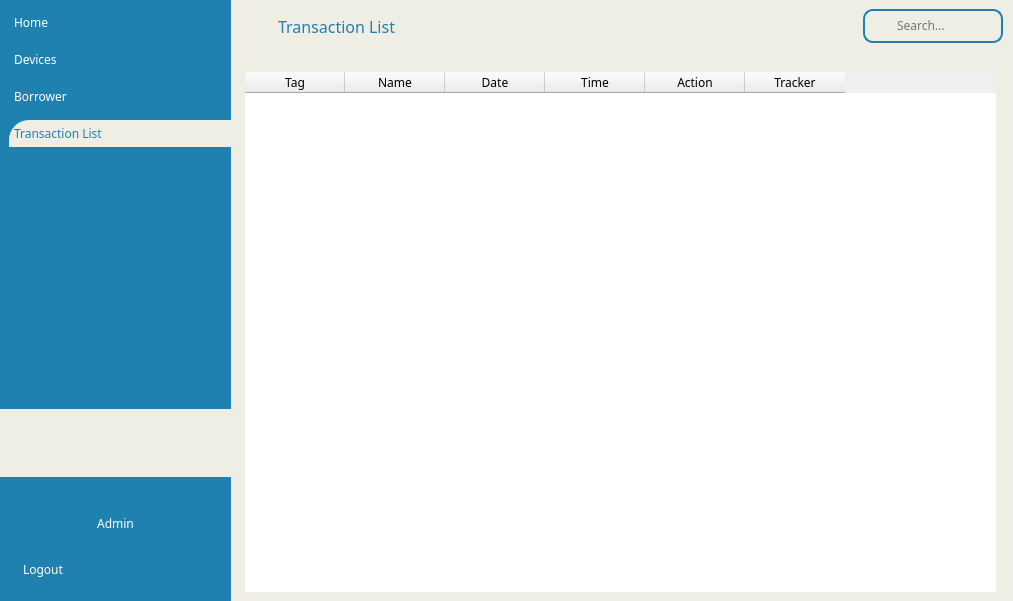
<?xml version="1.0" encoding="UTF-8"?>
<ui version="4.0">
 <class>MainWindow</class>
 <widget class="QMainWindow" name="MainWindow">
  <property name="geometry">
   <rect>
    <x>0</x>
    <y>0</y>
    <width>1013</width>
    <height>601</height>
   </rect>
  </property>
  <property name="windowTitle">
   <string>MainWindow</string>
  </property>
  <widget class="QWidget" name="centralwidget">
   <property name="styleSheet">
    <string notr="true">*{
	color:#000;
	border:none;
}
#centralwidget{
	background-color:#eeeee4;
}
#profileacc_4,#sidenav_4{
	background-color:#1e81b0;
}
QLineEdit{
	background:transparent;
}
QPushButton{
	background: transparent;
	border: none;
}
#searchFrame_3{
	border-radius:10px;
	border:2px solid #1e81b0;
}
#appHeadear_4{
	color:#1e81b0
}
#card1, #card2, #card3, #card4, #frame_6{
	background-color:#cbe4e8;
	border-radius:10px;
}
#equipment{
	border-radius:10px;
	border:2px solid #1e81b0;
}

#borrower{
	border-radius:10px;
	border:2px solid #1e81b0;
}

#time{
	border-radius:10px;
	border:2px solid #1e81b0;
}

#date{
	border-radius:10px;
	border:2px solid #1e81b0;
}

#viewmoreBtn{
	border-radius:5px;
	border:2px solid #1e81b0;
	background-color:#cbe4e8;
}

#transactlist_4{
	background-color:#eeeee4;
	padding:5px;
	text-align: left;
	border-top-left-radius: 20px;
}

#equip_4{
	padding:5px;
	text-align: left;
	border:none
}

#borrower_4{
	padding:5px;
	text-align: left;
	border:none
}

#home_4{
	padding:5px;
	text-align: left;
	border:none
	
}
#equip_4{
	padding:5px;
	text-align: left;
	border:none
	
}

#myprofile_4{
	padding:5px;
	text-align: left;
	border:none
	
}

#logout_4{
	padding:5px;
	text-align: left;
	border:none
	
}


#transactlist_4{
	color:#1e81b0;
	border:none
}

#home_4, #borrower_4, #equip_4, #logout_4, #myprofile_4, #label_4{
	color:#ffffff;
	border:none
}


</string>
   </property>
   <widget class="QWidget" name="leftMenu" native="true">
    <property name="geometry">
     <rect>
      <x>0</x>
      <y>0</y>
      <width>231</width>
      <height>601</height>
     </rect>
    </property>
    <layout class="QVBoxLayout" name="verticalLayout_12">
     <property name="spacing">
      <number>0</number>
     </property>
     <property name="leftMargin">
      <number>0</number>
     </property>
     <property name="topMargin">
      <number>0</number>
     </property>
     <property name="rightMargin">
      <number>0</number>
     </property>
     <property name="bottomMargin">
      <number>0</number>
     </property>
     <item alignment="Qt::AlignTop">
      <widget class="QFrame" name="sidenav_4">
       <property name="font">
        <font>
         <family>Gill Sans Ultra Bold</family>
        </font>
       </property>
       <property name="frameShape">
        <enum>QFrame::StyledPanel</enum>
       </property>
       <property name="frameShadow">
        <enum>QFrame::Raised</enum>
       </property>
       <layout class="QVBoxLayout" name="verticalLayout_20">
        <property name="spacing">
         <number>10</number>
        </property>
        <property name="rightMargin">
         <number>0</number>
        </property>
        <property name="bottomMargin">
         <number>262</number>
        </property>
        <item>
         <widget class="QPushButton" name="home_4">
          <property name="font">
           <font>
            <family>Cantarell Extra Bold</family>
           </font>
          </property>
          <property name="text">
           <string>Home</string>
          </property>
          <property name="icon">
           <iconset>
            <normaloff>:/whiteIcons/icons/whiteIcons/home.svg</normaloff>:/whiteIcons/icons/whiteIcons/home.svg</iconset>
          </property>
          <property name="iconSize">
           <size>
            <width>20</width>
            <height>20</height>
           </size>
          </property>
          <property name="autoDefault">
           <bool>true</bool>
          </property>
          <property name="flat">
           <bool>false</bool>
          </property>
         </widget>
        </item>
        <item>
         <widget class="QPushButton" name="equip_4">
          <property name="font">
           <font>
            <family>Cantarell Extra Bold</family>
           </font>
          </property>
          <property name="text">
           <string>Devices</string>
          </property>
          <property name="icon">
           <iconset>
            <normaloff>:/whiteIcons/icons/whiteIcons/hard-drive.svg</normaloff>:/whiteIcons/icons/whiteIcons/hard-drive.svg</iconset>
          </property>
          <property name="iconSize">
           <size>
            <width>20</width>
            <height>20</height>
           </size>
          </property>
          <property name="autoDefault">
           <bool>true</bool>
          </property>
          <property name="flat">
           <bool>false</bool>
          </property>
         </widget>
        </item>
        <item>
         <widget class="QPushButton" name="borrower_4">
          <property name="font">
           <font>
            <family>Cantarell Extra Bold</family>
           </font>
          </property>
          <property name="text">
           <string>Borrower</string>
          </property>
          <property name="icon">
           <iconset>
            <normaloff>:/whiteIcons/icons/whiteIcons/users.svg</normaloff>:/whiteIcons/icons/whiteIcons/users.svg</iconset>
          </property>
          <property name="iconSize">
           <size>
            <width>20</width>
            <height>20</height>
           </size>
          </property>
          <property name="autoDefault">
           <bool>true</bool>
          </property>
          <property name="flat">
           <bool>false</bool>
          </property>
         </widget>
        </item>
        <item>
         <widget class="QPushButton" name="transactlist_4">
          <property name="font">
           <font>
            <family>Cantarell Extra Bold</family>
           </font>
          </property>
          <property name="text">
           <string>Transaction List</string>
          </property>
          <property name="icon">
           <iconset>
            <normaloff>:/blueIcons/icons/blueIcons/list.svg</normaloff>:/blueIcons/icons/blueIcons/list.svg</iconset>
          </property>
          <property name="iconSize">
           <size>
            <width>20</width>
            <height>20</height>
           </size>
          </property>
          <property name="autoDefault">
           <bool>true</bool>
          </property>
          <property name="flat">
           <bool>false</bool>
          </property>
         </widget>
        </item>
       </layout>
      </widget>
     </item>
     <item alignment="Qt::AlignBottom">
      <widget class="QFrame" name="profileacc_4">
       <property name="frameShape">
        <enum>QFrame::StyledPanel</enum>
       </property>
       <property name="frameShadow">
        <enum>QFrame::Raised</enum>
       </property>
       <layout class="QVBoxLayout" name="verticalLayout_21">
        <item>
         <widget class="QWidget" name="widget_12" native="true">
          <property name="sizePolicy">
           <sizepolicy hsizetype="Preferred" vsizetype="Preferred">
            <horstretch>0</horstretch>
            <verstretch>0</verstretch>
           </sizepolicy>
          </property>
          <layout class="QVBoxLayout" name="verticalLayout_22">
           <item>
            <widget class="QPushButton" name="pushButton_9">
             <property name="text">
              <string/>
             </property>
             <property name="icon">
              <iconset>
               <normaloff>:/whiteIcons/icons/whiteIcons/user.svg</normaloff>:/whiteIcons/icons/whiteIcons/user.svg</iconset>
             </property>
             <property name="iconSize">
              <size>
               <width>30</width>
               <height>30</height>
              </size>
             </property>
            </widget>
           </item>
           <item>
            <widget class="QLabel" name="label_4">
             <property name="font">
              <font>
               <family>Cantarell Extra Bold</family>
              </font>
             </property>
             <property name="text">
              <string>Admin</string>
             </property>
             <property name="alignment">
              <set>Qt::AlignCenter</set>
             </property>
            </widget>
           </item>
          </layout>
         </widget>
        </item>
        <item>
         <widget class="QFrame" name="frame_10">
          <property name="sizePolicy">
           <sizepolicy hsizetype="Preferred" vsizetype="Preferred">
            <horstretch>0</horstretch>
            <verstretch>0</verstretch>
           </sizepolicy>
          </property>
          <property name="frameShape">
           <enum>QFrame::StyledPanel</enum>
          </property>
          <property name="frameShadow">
           <enum>QFrame::Raised</enum>
          </property>
          <layout class="QVBoxLayout" name="verticalLayout_23">
           <item>
            <widget class="QPushButton" name="logout_4">
             <property name="font">
              <font>
               <family>Cantarell Extra Bold</family>
              </font>
             </property>
             <property name="text">
              <string>Logout</string>
             </property>
             <property name="icon">
              <iconset>
               <normaloff>:/whiteIcons/icons/whiteIcons/log-out.svg</normaloff>:/whiteIcons/icons/whiteIcons/log-out.svg</iconset>
             </property>
             <property name="iconSize">
              <size>
               <width>20</width>
               <height>20</height>
              </size>
             </property>
             <property name="autoDefault">
              <bool>true</bool>
             </property>
             <property name="flat">
              <bool>false</bool>
             </property>
            </widget>
           </item>
          </layout>
         </widget>
        </item>
       </layout>
      </widget>
     </item>
    </layout>
   </widget>
   <widget class="QWidget" name="mainBody" native="true">
    <property name="geometry">
     <rect>
      <x>231</x>
      <y>0</y>
      <width>781</width>
      <height>601</height>
     </rect>
    </property>
    <layout class="QVBoxLayout" name="verticalLayout_3">
     <property name="spacing">
      <number>0</number>
     </property>
     <property name="leftMargin">
      <number>0</number>
     </property>
     <property name="topMargin">
      <number>0</number>
     </property>
     <property name="rightMargin">
      <number>0</number>
     </property>
     <property name="bottomMargin">
      <number>0</number>
     </property>
     <item>
      <widget class="QWidget" name="headerFrame_3" native="true">
       <layout class="QHBoxLayout" name="horizontalLayout_11">
        <property name="spacing">
         <number>0</number>
        </property>
        <property name="leftMargin">
         <number>0</number>
        </property>
        <property name="topMargin">
         <number>0</number>
        </property>
        <property name="rightMargin">
         <number>0</number>
        </property>
        <property name="bottomMargin">
         <number>10</number>
        </property>
        <item alignment="Qt::AlignLeft">
         <widget class="QWidget" name="widget_9" native="true">
          <layout class="QHBoxLayout" name="horizontalLayout_12">
           <item>
            <widget class="QPushButton" name="menuBtn_3">
             <property name="text">
              <string/>
             </property>
             <property name="icon">
              <iconset>
               <normaloff>:/blueIcons/icons/blueIcons/list.svg</normaloff>:/blueIcons/icons/blueIcons/list.svg</iconset>
             </property>
             <property name="iconSize">
              <size>
               <width>24</width>
               <height>24</height>
              </size>
             </property>
            </widget>
           </item>
           <item>
            <widget class="QLabel" name="appHeadear_4">
             <property name="font">
              <font>
               <family>Cantarell Extra Bold</family>
               <pointsize>12</pointsize>
               <weight>50</weight>
               <bold>false</bold>
              </font>
             </property>
             <property name="text">
              <string>Transaction List</string>
             </property>
            </widget>
           </item>
          </layout>
         </widget>
        </item>
        <item alignment="Qt::AlignRight">
         <widget class="QWidget" name="widget_10" native="true">
          <layout class="QHBoxLayout" name="horizontalLayout_13">
           <item alignment="Qt::AlignTop">
            <widget class="QFrame" name="searchFrame_3">
             <property name="minimumSize">
              <size>
               <width>140</width>
               <height>0</height>
              </size>
             </property>
             <property name="frameShape">
              <enum>QFrame::StyledPanel</enum>
             </property>
             <property name="frameShadow">
              <enum>QFrame::Raised</enum>
             </property>
             <layout class="QHBoxLayout" name="horizontalLayout_14">
              <property name="spacing">
               <number>0</number>
              </property>
              <property name="leftMargin">
               <number>0</number>
              </property>
              <property name="topMargin">
               <number>0</number>
              </property>
              <property name="rightMargin">
               <number>0</number>
              </property>
              <property name="bottomMargin">
               <number>0</number>
              </property>
              <item>
               <widget class="QLabel" name="label_5">
                <property name="minimumSize">
                 <size>
                  <width>30</width>
                  <height>30</height>
                 </size>
                </property>
                <property name="maximumSize">
                 <size>
                  <width>30</width>
                  <height>30</height>
                 </size>
                </property>
                <property name="text">
                 <string/>
                </property>
                <property name="pixmap">
                 <pixmap>:/blueIcons/icons/blueIcons/search.svg</pixmap>
                </property>
                <property name="scaledContents">
                 <bool>false</bool>
                </property>
               </widget>
              </item>
              <item>
               <widget class="QLineEdit" name="search">
                <property name="font">
                 <font>
                  <family>Gill Sans Ultra Bold Condensed</family>
                 </font>
                </property>
                <property name="placeholderText">
                 <string>Search...</string>
                </property>
               </widget>
              </item>
             </layout>
            </widget>
           </item>
          </layout>
         </widget>
        </item>
       </layout>
      </widget>
     </item>
     <item>
      <widget class="QWidget" name="mainFrame_3" native="true">
       <property name="sizePolicy">
        <sizepolicy hsizetype="Preferred" vsizetype="Expanding">
         <horstretch>0</horstretch>
         <verstretch>0</verstretch>
        </sizepolicy>
       </property>
       <layout class="QHBoxLayout" name="horizontalLayout_15">
        <item>
         <widget class="QFrame" name="frame_3">
          <property name="frameShape">
           <enum>QFrame::StyledPanel</enum>
          </property>
          <property name="frameShadow">
           <enum>QFrame::Raised</enum>
          </property>
          <widget class="QTableWidget" name="transactTable">
           <property name="geometry">
            <rect>
             <x>5</x>
             <y>1</y>
             <width>751</width>
             <height>521</height>
            </rect>
           </property>
           <property name="font">
            <font>
             <family>Sans Serif</family>
            </font>
           </property>
           <column>
            <property name="text">
             <string>Tag</string>
            </property>
            <property name="font">
             <font>
              <family>Cantarell Extra Bold</family>
             </font>
            </property>
           </column>
           <column>
            <property name="text">
             <string>Name</string>
            </property>
            <property name="font">
             <font>
              <family>Cantarell Extra Bold</family>
             </font>
            </property>
           </column>
           <column>
            <property name="text">
             <string>Date</string>
            </property>
            <property name="font">
             <font>
              <family>Cantarell Extra Bold</family>
             </font>
            </property>
           </column>
           <column>
            <property name="text">
             <string>Time</string>
            </property>
            <property name="font">
             <font>
              <family>Cantarell Extra Bold</family>
             </font>
            </property>
           </column>
           <column>
            <property name="text">
             <string>Action</string>
            </property>
            <property name="font">
             <font>
              <family>Cantarell Extra Bold</family>
             </font>
            </property>
           </column>
           <column>
            <property name="text">
             <string>Tracker</string>
            </property>
            <property name="font">
             <font>
              <family>Cantarell Extra Bold</family>
             </font>
            </property>
           </column>
          </widget>
         </widget>
        </item>
       </layout>
      </widget>
     </item>
    </layout>
   </widget>
  </widget>
 </widget>
 <resources>
  <include location="resources.qrc"/>
  <include location="C:/Users/ec/AppData/Local/Programs/Python/Python39/Lib/site-packages/qt5_applications/Qt/bin/resources.qrc"/>
 </resources>
 <connections/>
</ui>
